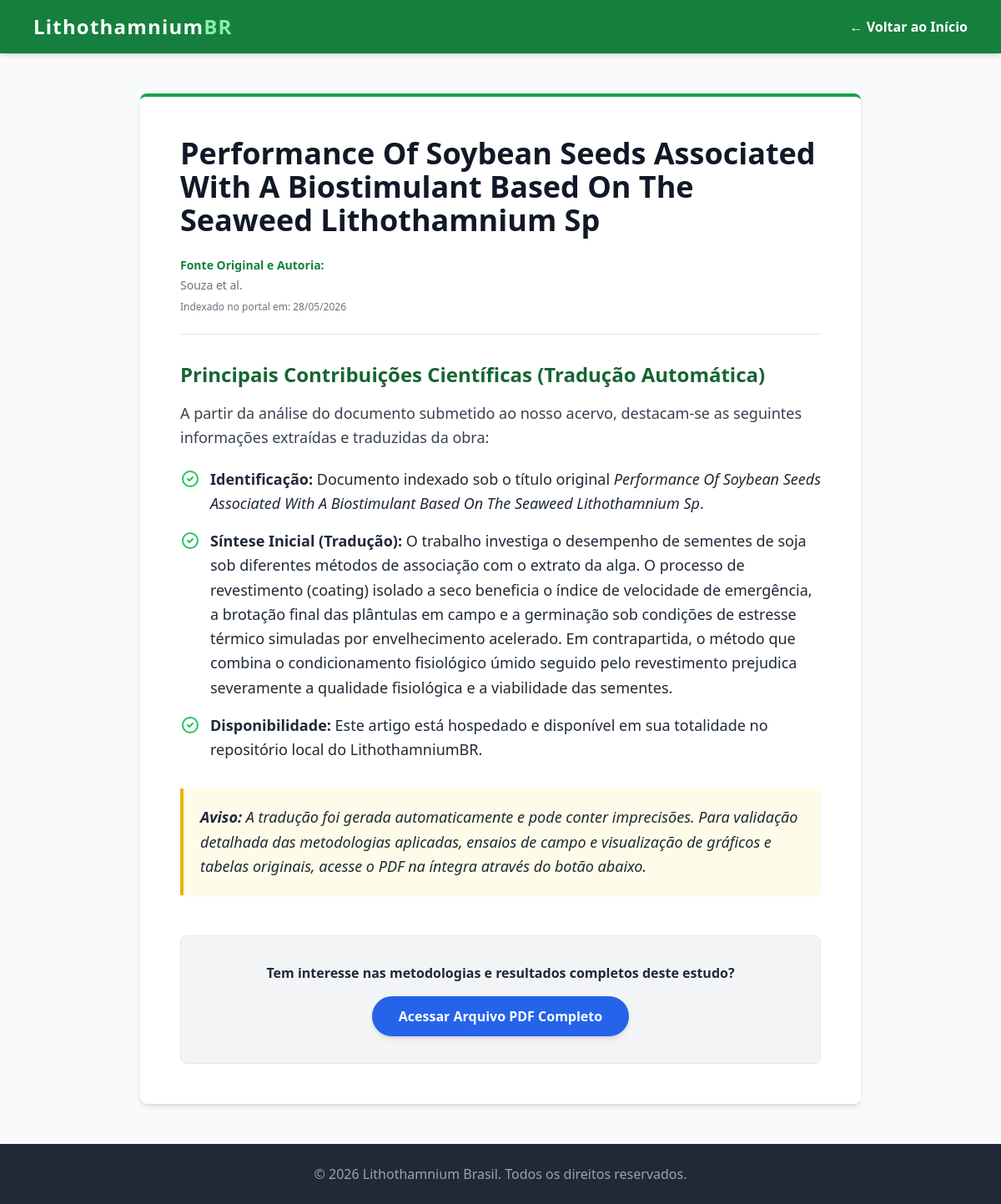
/artigo/8, run on the app's committed database.
### tables this page shows
CREATE TABLE pesquisas (
            id INTEGER PRIMARY KEY AUTOINCREMENT,
            titulo TEXT,
            autores TEXT,
            resumo TEXT,
            conteudo TEXT,
            link_original TEXT UNIQUE,
            data_coleta TEXT,
            imagem TEXT
        );

### app.py (the view)
@app.route('/artigo/<int:id>')
def artigo(id):
    conn = conectar_banco()
    cursor = conn.cursor()
    cursor.execute('SELECT * FROM pesquisas WHERE id = ?', (id,))
    pesquisa = cursor.fetchone()
    conn.close()
    if pesquisa is None:
        return "Artigo não encontrado", 404
    return render_template('artigo.html', pesquisa=pesquisa)

### app.py (called while the page is built)
def conectar_banco():
    diretorio_atual = os.path.dirname(os.path.abspath(__file__))
    caminho_banco_original = os.path.join(diretorio_atual, 'pesquisas.db')
    if not os.path.exists(caminho_banco_original):
        raise FileNotFoundError("ERRO FATAL: O arquivo pesquisas.db nao foi encontrado! Ele provavelmente nao foi enviado para o GitHub.")
    conn = sqlite3.connect(caminho_banco_original)
    conn.row_factory = sqlite3.Row
    return conn

### templates/artigo.html (shortened to what this page needs)
<!DOCTYPE html>
<html lang="pt-BR">
<head>
    <script src="https://cdn.tailwindcss.com"></script>
</head>
<body class="bg-gray-50 text-gray-800 font-sans min-h-screen flex flex-col">
    <nav class="bg-green-700 text-white shadow-md">
        <div class="max-w-6xl mx-auto px-4 py-4 flex flex-col md:flex-row justify-between items-center">
            <a href="/" class="text-2xl font-bold tracking-wider hover:text-green-300 transition mb-4 md:mb-0">Lithothamnium<span class="text-green-300">BR</span></a>
            <a href="/" class="font-semibold hover:text-green-300 transition">&larr; Voltar ao Início</a>
        </div>
    </nav>
    <main class="flex-grow w-full max-w-4xl mx-auto px-4 py-12">
        <article class="bg-white p-8 md:p-12 rounded-lg shadow-md border-t-4 border-green-600">
            <h1 class="text-3xl md:text-4xl font-extrabold text-gray-900 mb-6 leading-tight">{{ pesquisa.titulo }}</h1>
            <div class="text-sm text-gray-500 mb-8 border-b border-gray-200 pb-6">
                <p class="font-semibold mb-1 text-green-700">Fonte Original e Autoria:</p>
                <p>{{ pesquisa.autores }}</p>
                <p class="mt-2 text-xs">Indexado no portal em: {{ pesquisa.data_coleta }}</p>
            </div>
            <div class="prose max-w-none text-gray-700 text-lg leading-relaxed mb-10">
                {{ pesquisa.conteudo | safe }}
            </div>
            <div class="bg-gray-100 p-8 rounded-lg text-center border border-gray-200 mt-12">
                <p class="text-gray-800 mb-4 font-semibold">Tem interesse nas metodologias e resultados completos deste estudo?</p>
                <a href="{{ pesquisa.link_original }}" target="_blank" rel="noopener noreferrer" class="inline-block bg-blue-600 hover:bg-blue-700 text-white font-bold py-3 px-8 rounded-full transition shadow-md">
                    Acessar Arquivo PDF Completo
                </a>
            </div>
        </article>
    </main>
    <footer class="bg-gray-800 text-gray-400 py-6 text-center mt-auto">
        <p>&copy; 2026 Lithothamnium Brasil. Todos os direitos reservados.</p>
    </footer>
</body>
</html>

### data on the page
pesquisas: titulo "Performance Of Soybean Seeds Associated With A Biostimulant Based On The Seaweed Lithothamnium Sp", autores "Souza et al.", data_coleta "28/05/2026", conteudo "Principais Contribuições Científicas (Tradução Automática) A partir da análise do documento submetido ao nosso acervo, destacam-se as seguintes informações extraídas e traduzidas da obra: Identificação: Documento indexado sob o título original Performance Of Soybean Seeds Associated With A Biostimulant Based On The Seaweed Lithothamnium Sp . Síntese Inicial (Tradução): O trabalho investiga o desempenho de sementes de soja sob diferentes métodos de associação com o extrato da alga. O processo de revestimento (coating) isolado a seco beneficia o índice de velocidade de emergência, a brotação final das plântulas em campo e a germinação sob condições de estresse térmico simuladas por…"
